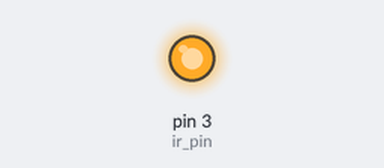
Bench run of a program on a simulated Arduino Uno, built with avr-gcc and run on an emulated ATmega328P. On the bench: output pins drawn as LEDs (lit = HIGH). Random numbers use the default seed unless the program sets one; what the program prints to the serial monitor is not drawn.

Above: at 2.05 s.
At 2.3 s:
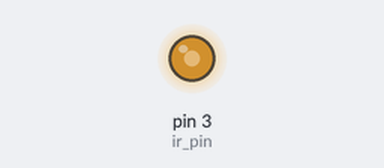
At 4.2 s:
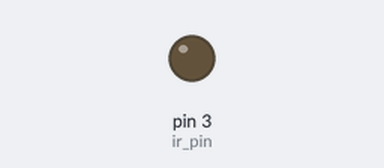
Timing chart, 0 to 7.1 s (numbered marks = the images above):
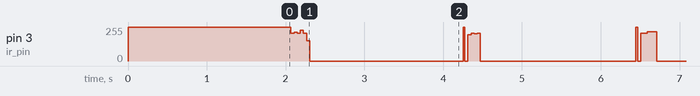

The program:

main.cpp
```cpp
#include <Arduino.h>

int ir_pin = 3;
long ir_val;

void sendIRValue()
{

     // start of message marker
     digitalWrite(ir_pin,HIGH);
     delay(16);
     digitalWrite(ir_pin,LOW);
     //delayMicroseconds(200);
     delay(1);

     for(int i=0; i<32; i++){
          int j=ir_val & 0x01;

          digitalWrite(ir_pin,HIGH);
          if(j==0){
               delay(2);
          }else{
               delay(8);
          }
          digitalWrite(ir_pin,LOW);
          //delayMicroseconds(200);
          delay(1);

          ir_val = ir_val >> 1;
     }

     // end of message marker
     digitalWrite(ir_pin,HIGH);
     delay(16);
     digitalWrite(ir_pin,LOW);

}

void setup()
{
     // put your setup code here, to run once:
     Serial.begin(115200);
     Serial.println("aaa");

     // light the LED for a couple of seconds just so
     // we can see if it's working
     pinMode(ir_pin,OUTPUT);
     digitalWrite(ir_pin,HIGH);
     delay(2000);
     digitalWrite(ir_pin,LOW);
}

void loop()
{
     // put your main code here, to run repeatedly:

     long k = random(0,256);
     long j = random(0,256);
     long     i = random(0,256);
     long h = k ^ j;
     h = h ^ i;
     Serial.print(F("sending values - k:"));
     Serial.print(k,HEX);
     Serial.print(F(" j:"));
     Serial.print(j,HEX);
     Serial.print(F(" i:"));
     Serial.print(i,HEX);
     Serial.print(F(" checksum:"));
     Serial.print(h,HEX);

     k = k << 24;
     j = j << 16;
     i = i << 8;

     k = k | j;
     k = k | i;
     k = k | h;
     ir_val = k;

     Serial.print(F(" sent:"));
     Serial.print(ir_val,HEX);

     Serial.println();


     sendIRValue();

     delay(2000);

} 
```
